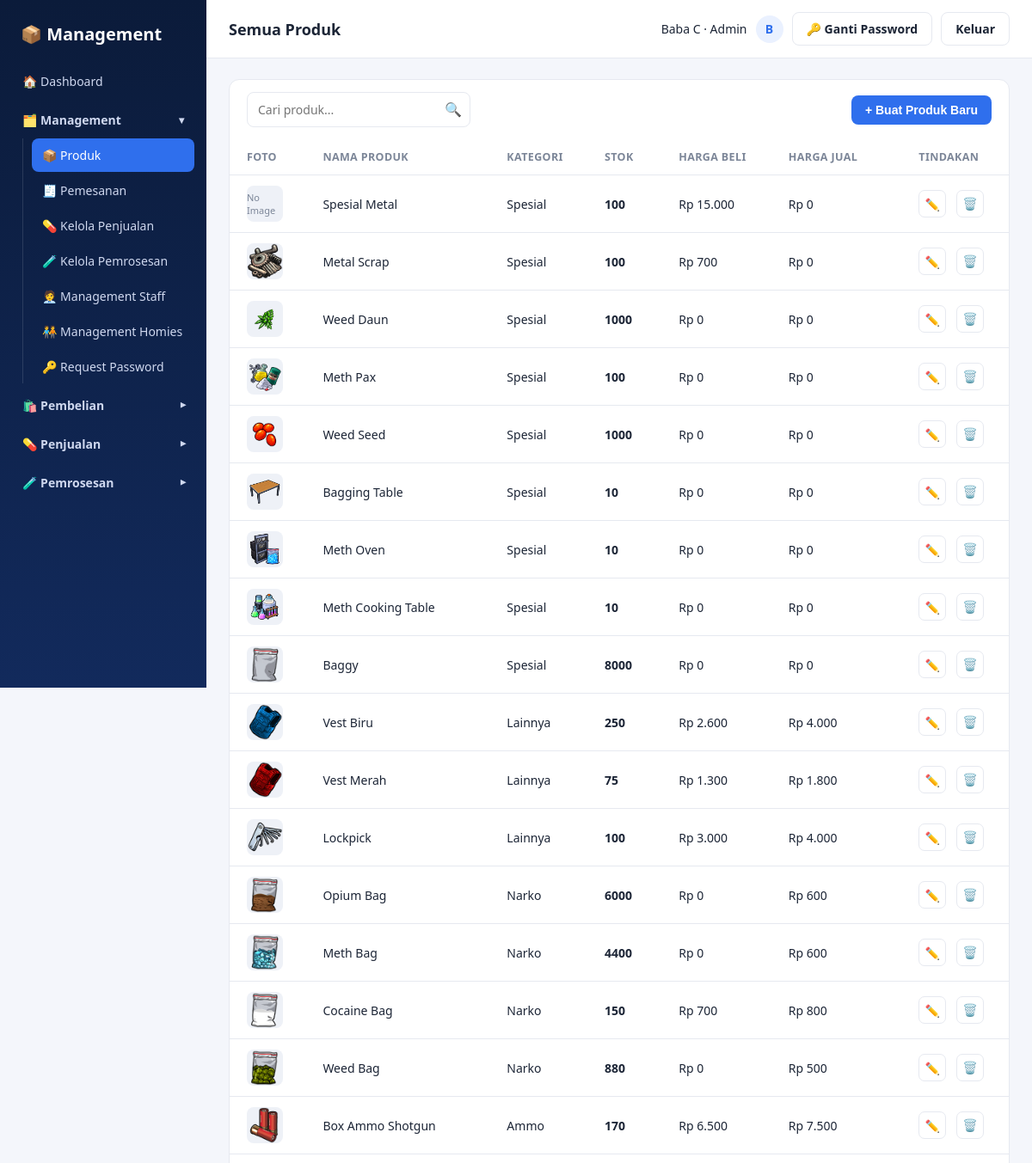
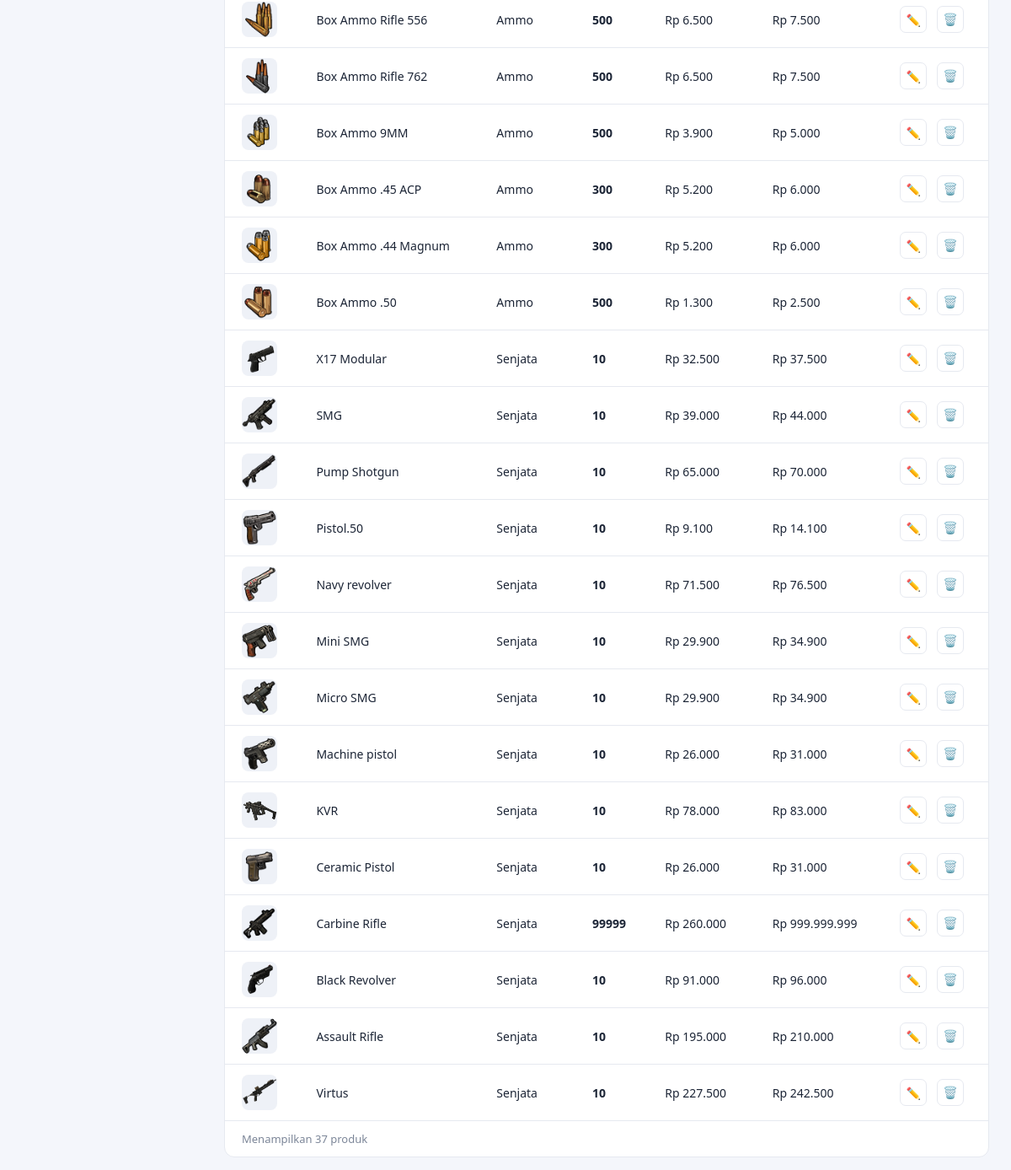
/produk/produk.php (signed in), run on the app's committed database (2 pictures, top to bottom).
### tables this page shows
CREATE TABLE `produk` (
  `id` int(11) NOT NULL,
  `nama_produk` varchar(150) NOT NULL,
  `kategori` enum('Senjata','Ammo','Attachment','Narko','Lainnya','Spesial') NOT NULL DEFAULT 'Lainnya',
  `foto` varchar(255) DEFAULT NULL,
  `stok` int(11) NOT NULL DEFAULT '0',
  `harga_beli` decimal(14,2) NOT NULL DEFAULT '0.00',
  `harga_jual` decimal(14,2) NOT NULL DEFAULT '0.00',
  `created_at` timestamp NOT NULL DEFAULT CURRENT_TIMESTAMP
);

### includes/auth.php (called while the page is built, shortened)
<?php
function e($str) {
    return htmlspecialchars($str ?? '', ENT_QUOTES, 'UTF-8');
}
function rupiah($angka) {
    return 'Rp ' . number_format((float)$angka, 0, ',', '.');
}

### produk/produk.php (the view, shortened to what this page needs)
<?php
require_once __DIR__ . '/../includes/auth.php';
$base = '../';
$produkList = [];
$res = mysqli_query($conn, "SELECT * FROM produk ORDER BY created_at DESC");
while ($row = mysqli_fetch_assoc($res)) {
    $produkList[] = $row;
}
include __DIR__ . '/../includes/header.php';
?>
<div class="panel">
    <div class="panel-toolbar">
        <div class="search-box">
            <input type="text" placeholder="Cari produk..." data-table-search="#produkTable">
            <span class="icon">🔍</span>
        </div>
        <button class="btn btn-primary" data-open-modal="modalTambahProduk">+ Buat Produk Baru</button>
    </div>
    <table class="data-table" id="produkTable">
        <thead>
            <tr>
                <th>Foto</th>
                <th>Nama Produk</th>
                <th>Kategori</th>
                <th>Stok</th>
                <th>Harga Beli</th>
                <th>Harga Jual</th>
                <th>Tindakan</th>
            </tr>
        </thead>
        <tbody>
            <?php if (empty($produkList)): ?>
                <tr><td colspan="7" style="text-align:center; color:var(--text-muted);">Belum ada produk. Klik "Buat Produk Baru" untuk mulai.</td></tr>
            <?php else: foreach ($produkList as $p): ?>
                <tr>
                    <td>
                        <div class="thumb">
                            <?php if ($p['foto']): ?>
                                <img src="<?= e($base) ?>assets/uploads/<?= e($p['foto']) ?>" style="width:100%;height:100%;object-fit:cover;">
                            <?php else: ?>No Image<?php endif; ?>
                        </div>
                    </td>
                    <td><?= e($p['nama_produk']) ?></td>
                    <td><?= e($p['kategori'] ?: '-') ?></td>
                    <td>
                        <?php if ((int)$p['stok'] <= 0): ?>
                            <span class="badge badge-dibatalkan">Habis</span>
                        <?php else: ?>
                            <strong><?= (int)$p['stok'] ?></strong>
                        <?php endif; ?>
                    </td>
                    <td><?= rupiah($p['harga_beli']) ?></td>
                    <td><?= rupiah($p['harga_jual']) ?></td>
                    <td class="aksi-cell">
                        <a class="btn-icon edit" href="edit_produk.php?id=<?= (int)$p['id'] ?>" title="Edit">✏️</a>
                        <button type="button" class="btn-icon delete" title="Hapus"
                            data-delete-url="hapus_produk.php?id=<?= (int)$p['id'] ?>"
                            data-delete-label="produk &quot;<?= e($p['nama_produk']) ?>&quot;">🗑️</button>
                    </td>
                </tr>
            <?php endforeach; endif; ?>
        </tbody>
    </table>
    <div class="table-footer">Menampilkan <?= count($produkList) ?> produk</div>
</div>
<?php include __DIR__ . '/../includes/footer.php'; ?>

### assets/css/style.css (style rules this page uses)
:root { --navy-900: #0b1b3a; --navy-800: #122a5c; --blue-600: #2f6fed; --blue-50: #eaf1ff; --green-600: #2fb344; --green-700: #259238; --red-600: #e5484d; --text-main: #1c2536; --text-muted: #7c8698; --border: #e6e9f0; --bg-app: #f4f6fb; --white: #ffffff; --radius: 12px; }
* { box-sizing: border-box; }
body { margin: 0; font-family: 'Segoe UI', Roboto, Helvetica, Arial, sans-serif; background: var(--bg-app); color: var(--text-main); }
a { text-decoration: none; color: inherit; }
.panel { background: var(--white); border: 1px solid var(--border); border-radius: var(--radius); margin-bottom: 20px; }
.panel-toolbar { padding: 14px 20px; display: flex; align-items: center; justify-content: space-between; gap: 12px; flex-wrap: wrap; }
.search-box { position: relative; width: 260px; max-width: 100%; }
.search-box input { width: 100%; padding: 9px 34px 9px 12px; border: 1px solid var(--border); border-radius: 8px; font-size: 14px; }
.search-box .icon { position: absolute; right: 10px; top: 9px; color: var(--text-muted); }
.btn { display: inline-flex; align-items: center; gap: 6px; padding: 9px 16px; border-radius: 8px; border: none; font-size: 14px; font-weight: 600; cursor: pointer; }
.btn-primary { background: var(--blue-600); color: #fff; }
.btn-icon { width: 32px; height: 32px; display: inline-flex; align-items: center; justify-content: center; border-radius: 7px; border: 1px solid var(--border); background: #fff; cursor: pointer; font-size: 14px; color: var(--text-main); }
table.data-table { width: 100%; border-collapse: collapse; }
table.data-table th, table.data-table td { padding: 12px 20px; text-align: left; font-size: 14px; border-bottom: 1px solid var(--border); }
table.data-table th { color: var(--text-muted); font-weight: 600; font-size: 12.5px; text-transform: uppercase; letter-spacing: 0.03em; }
td.aksi-cell { white-space: nowrap; vertical-align: middle; }
td.aksi-cell > .btn-icon { vertical-align: middle; margin-right: 8px; }
td.aksi-cell > .btn-icon:last-child { margin-right: 0; }
.table-footer { padding: 12px 20px; font-size: 13px; color: var(--text-muted); }
.thumb { width: 42px; height: 42px; border-radius: 8px; object-fit: cover; background: #eef1f7; display: flex; align-items: center; justify-content: center; color: var(--text-muted); font-size: 11px; overflow: hidden; }
input[type=text], input[type=number], input[type=password], input[type=tel], select { padding: 10px 12px; border: 1px solid var(--border); border-radius: 8px; font-size: 14px; width: 100%; font-family: inherit; }

### data on the page
produk: shows "No Image", nama_produk "Spesial Metal", kategori "Spesial", stok "100", harga_beli "Rp 15.000", harga_jual "Rp 0"
produk: foto (picture), nama_produk "Metal Scrap", kategori "Spesial", stok "100", harga_beli "Rp 700", harga_jual "Rp 0"
produk: foto (picture), nama_produk "Weed Daun", kategori "Spesial", stok "1000", harga_beli "Rp 0", harga_jual "Rp 0"
produk: foto (picture), nama_produk "Meth Pax", kategori "Spesial", stok "100", harga_beli "Rp 0", harga_jual "Rp 0"
produk: foto (picture), nama_produk "Weed Seed", kategori "Spesial", stok "1000", harga_beli "Rp 0", harga_jual "Rp 0"
produk: foto (picture), nama_produk "Bagging Table", kategori "Spesial", stok "10", harga_beli "Rp 0", harga_jual "Rp 0"
produk: foto (picture), nama_produk "Meth Oven", kategori "Spesial", stok "10", harga_beli "Rp 0", harga_jual "Rp 0"
produk: foto (picture), nama_produk "Meth Cooking Table", kategori "Spesial", stok "10", harga_beli "Rp 0", harga_jual "Rp 0"
produk: foto (picture), nama_produk "Baggy", kategori "Spesial", stok "8000", harga_beli "Rp 0", harga_jual "Rp 0"
produk: foto (picture), nama_produk "Vest Biru", kategori "Lainnya", stok "250", harga_beli "Rp 2.600", harga_jual "Rp 4.000"
produk: foto (picture), nama_produk "Vest Merah", kategori "Lainnya", stok "75", harga_beli "Rp 1.300", harga_jual "Rp 1.800"
produk: foto (picture), nama_produk "Lockpick", kategori "Lainnya", stok "100", harga_beli "Rp 3.000", harga_jual "Rp 4.000"
produk: foto (picture), nama_produk "Opium Bag", kategori "Narko", stok "6000", harga_beli "Rp 0", harga_jual "Rp 600"
produk: foto (picture), nama_produk "Meth Bag", kategori "Narko", stok "4400", harga_beli "Rp 0", harga_jual "Rp 600"
produk: foto (picture), nama_produk "Cocaine Bag", kategori "Narko", stok "150", harga_beli "Rp 700", harga_jual "Rp 800"
produk: foto (picture), nama_produk "Weed Bag", kategori "Narko", stok "880", harga_beli "Rp 0", harga_jual "Rp 500"
produk: foto (picture), nama_produk "Box Ammo Shotgun", kategori "Ammo", stok "170", harga_beli "Rp 6.500", harga_jual "Rp 7.500"
produk: foto (picture), nama_produk "Box Ammo Rifle 556", kategori "Ammo", stok "500", harga_beli "Rp 6.500", harga_jual "Rp 7.500"
produk: foto (picture), nama_produk "Box Ammo Rifle 762", kategori "Ammo", stok "500", harga_beli "Rp 6.500", harga_jual "Rp 7.500"
produk: foto (picture), nama_produk "Box Ammo 9MM", kategori "Ammo", stok "500", harga_beli "Rp 3.900", harga_jual "Rp 5.000"
produk: foto (picture), nama_produk "Box Ammo .45 ACP", kategori "Ammo", stok "300", harga_beli "Rp 5.200", harga_jual "Rp 6.000"
produk: foto (picture), nama_produk "Box Ammo .44 Magnum", kategori "Ammo", stok "300", harga_beli "Rp 5.200", harga_jual "Rp 6.000"
produk: foto (picture), nama_produk "Box Ammo .50", kategori "Ammo", stok "500", harga_beli "Rp 1.300", harga_jual "Rp 2.500"
produk: foto (picture), nama_produk "X17 Modular", kategori "Senjata", stok "10", harga_beli "Rp 32.500", harga_jual "Rp 37.500"
produk: foto (picture), nama_produk "SMG", kategori "Senjata", stok "10", harga_beli "Rp 39.000", harga_jual "Rp 44.000"
produk: foto (picture), nama_produk "Pump Shotgun", kategori "Senjata", stok "10", harga_beli "Rp 65.000", harga_jual "Rp 70.000"
produk: foto (picture), nama_produk "Pistol.50", kategori "Senjata", stok "10", harga_beli "Rp 9.100", harga_jual "Rp 14.100"
produk: foto (picture), nama_produk "Navy revolver", kategori "Senjata", stok "10", harga_beli "Rp 71.500", harga_jual "Rp 76.500"
produk: foto (picture), nama_produk "Mini SMG", kategori "Senjata", stok "10", harga_beli "Rp 29.900", harga_jual "Rp 34.900"
produk: foto (picture), nama_produk "Micro SMG", kategori "Senjata", stok "10", harga_beli "Rp 29.900", harga_jual "Rp 34.900"
produk: foto (picture), nama_produk "Machine pistol", kategori "Senjata", stok "10", harga_beli "Rp 26.000", harga_jual "Rp 31.000"
produk: foto (picture), nama_produk "KVR", kategori "Senjata", stok "10", harga_beli "Rp 78.000", harga_jual "Rp 83.000"
produk: foto (picture), nama_produk "Ceramic Pistol", kategori "Senjata", stok "10", harga_beli "Rp 26.000", harga_jual "Rp 31.000"
produk: foto (picture), nama_produk "Carbine Rifle", kategori "Senjata", stok "99999", harga_beli "Rp 260.000", harga_jual "Rp 999.999.999"
produk: foto (picture), nama_produk "Black Revolver", kategori "Senjata", stok "10", harga_beli "Rp 91.000", harga_jual "Rp 96.000"
produk: foto (picture), nama_produk "Assault Rifle", kategori "Senjata", stok "10", harga_beli "Rp 195.000", harga_jual "Rp 210.000"
produk: foto (picture), nama_produk "Virtus", kategori "Senjata", stok "10", harga_beli "Rp 227.500", harga_jual "Rp 242.500"

### other printed values
$page_header "Semua Produk"
$me['full_name'] "Baba C"
role_label($me['role']) "Admin"
substr($me['full_name'] ?? '?', 0, 1) "B"
count($produkList) "37"
